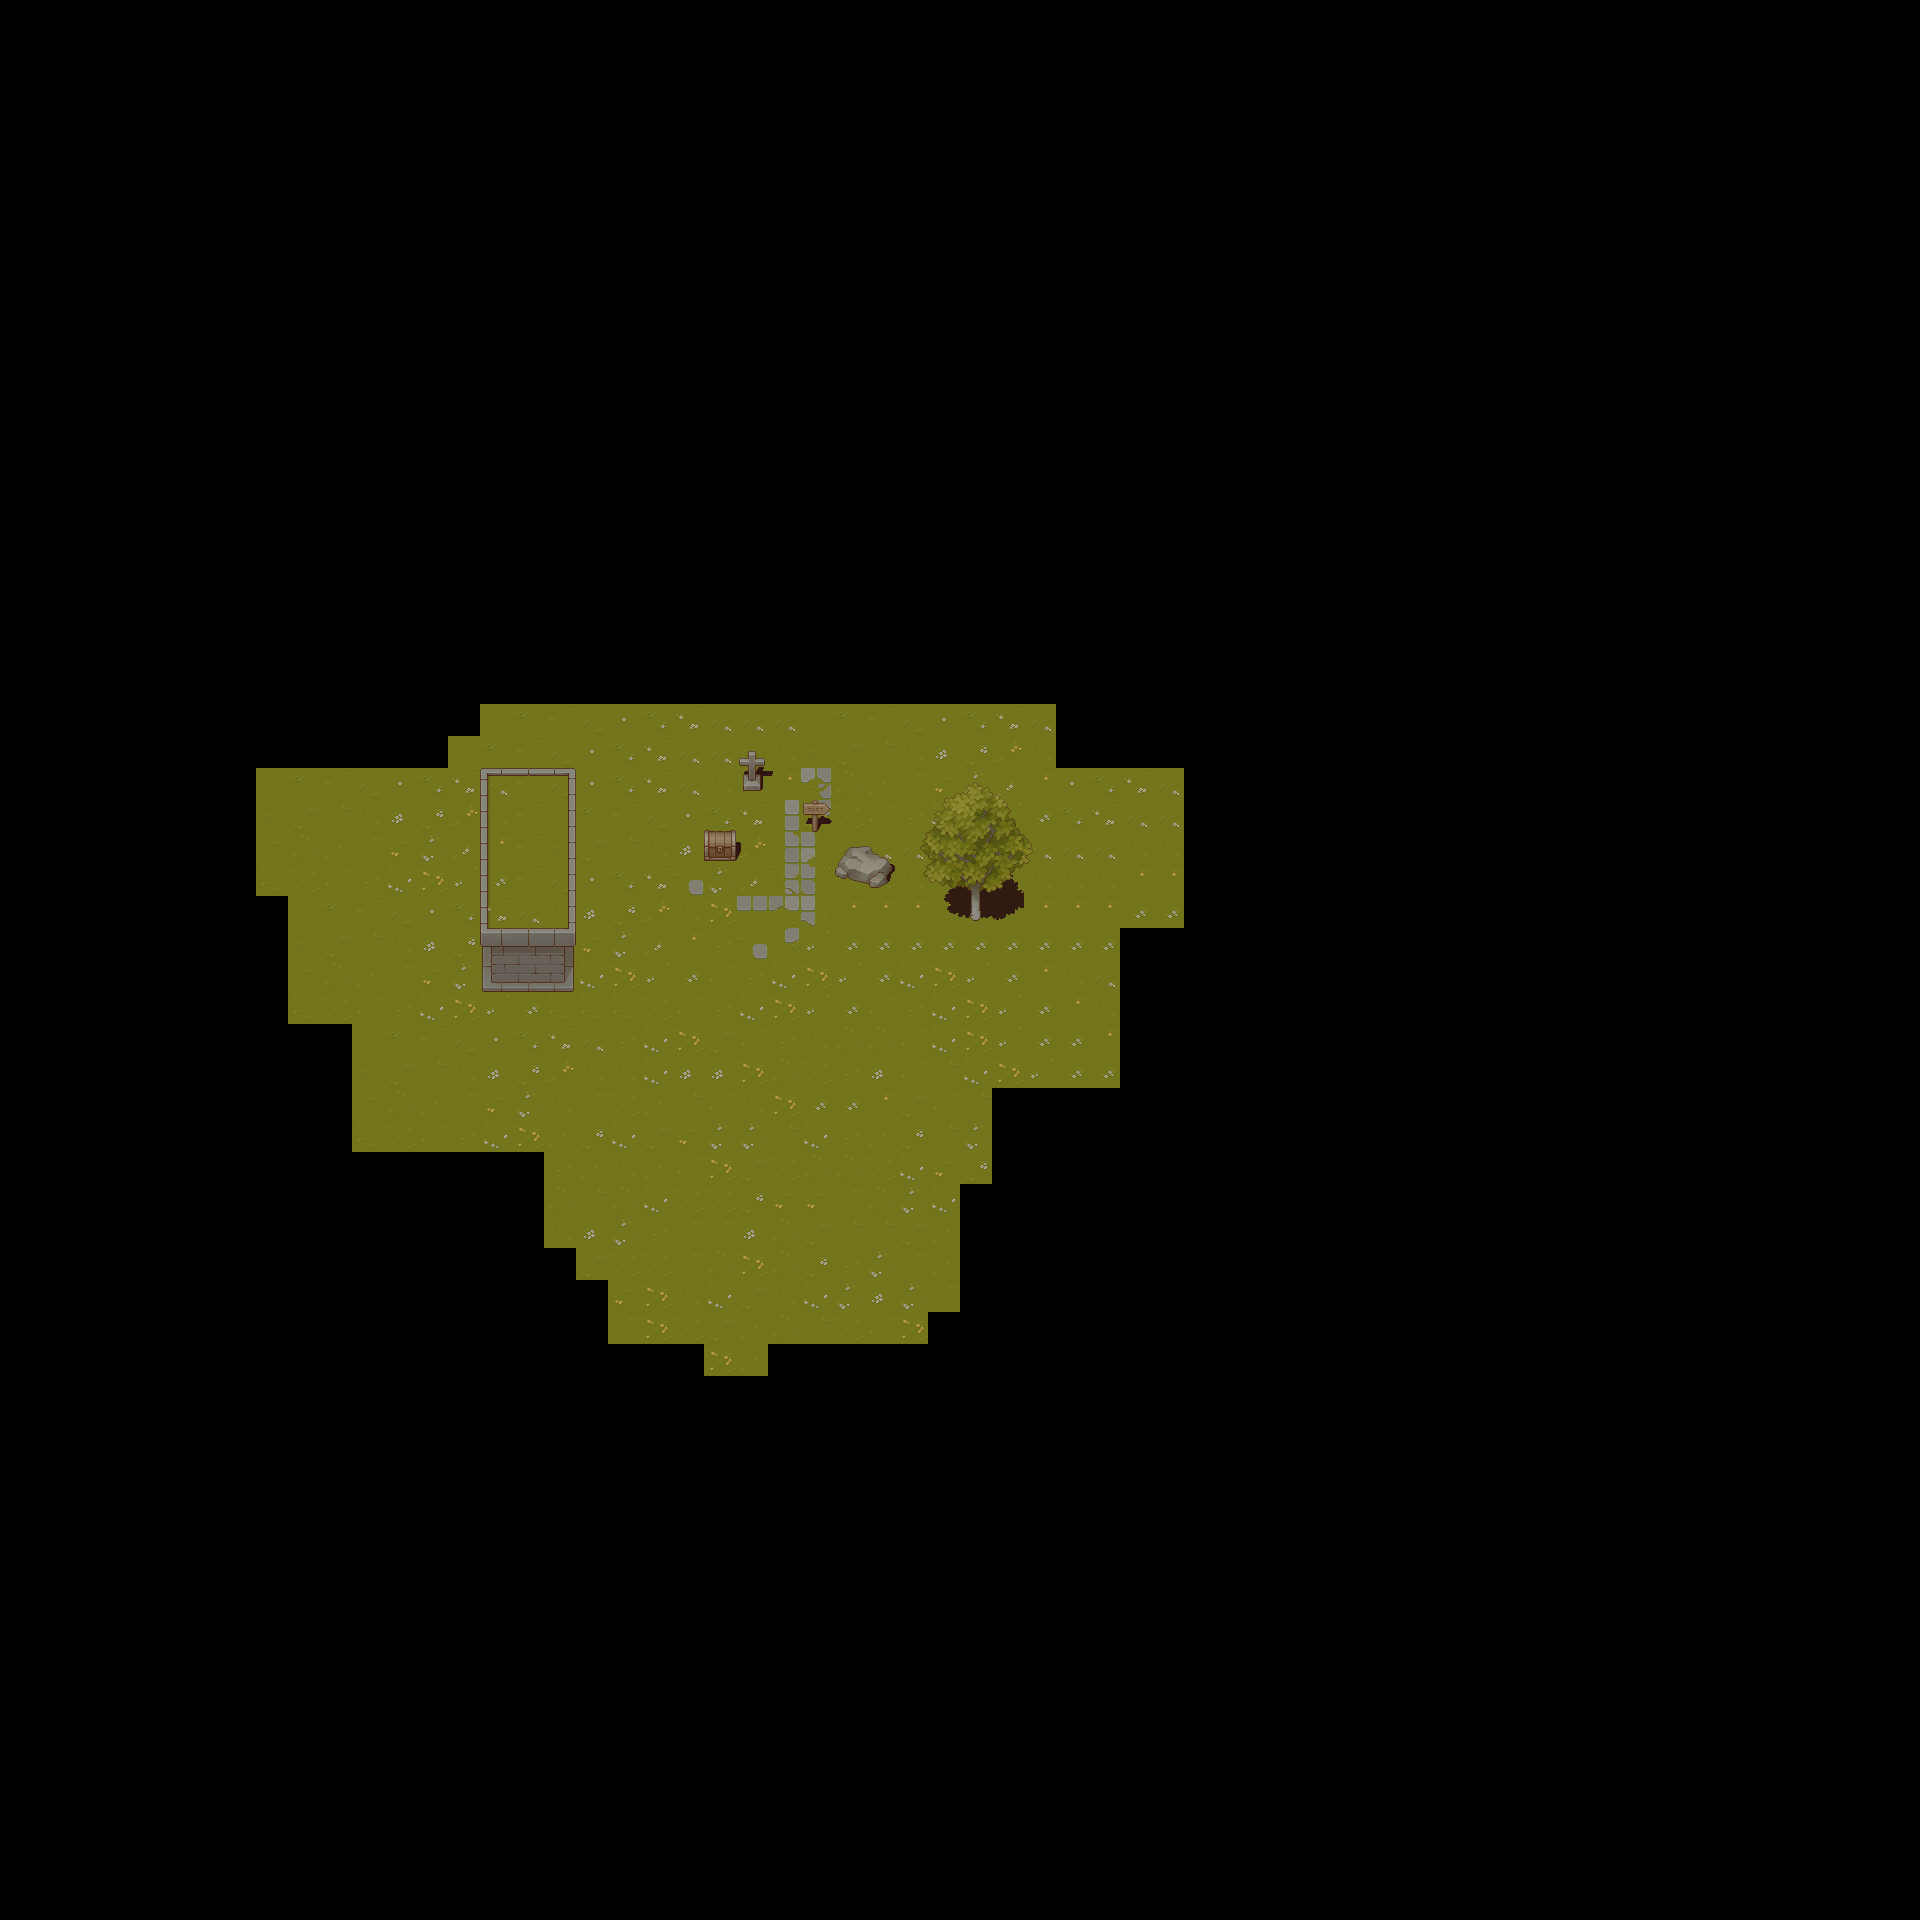

This is a level from a 2D game, rendered from its Tiled map with the project's own tilesets. A one-line summary and the map file follow, with tile-layer data summarised:
An orthogonal 60x60 tile map with 32x32 px tiles, 3 tile layers (GROUND, SHADOW, OBJECT), 9 tilesets.

<map version="1.10" tiledversion="1.11.0" orientation="orthogonal" renderorder="right-down" width="60" height="60" tilewidth="32" tileheight="32" infinite="0" nextlayerid="4" nextobjectid="1">
 <tileset firstgid="1" source="TX Plant.tsx" />
 <tileset firstgid="257" source="TX Struct.tsx" />
 <tileset firstgid="513" source="TX Tileset Grass.tsx" />
 <tileset firstgid="577" source="TX Shadow.tsx" />
 <tileset firstgid="833" source="TX Props.tsx" />
 <tileset firstgid="1089" source="TX Shadow.tsx" />
 <tileset firstgid="1345" source="TX Tileset Stone Ground.tsx" />
 <tileset firstgid="1409" source="TX Tileset Wall.tsx" />
 <tileset firstgid="1665" name="TX Shadow Plant" tilewidth="32" tileheight="32" tilecount="256" columns="16">
  <image source="TX Shadow Plant.png" width="512" height="512" />
 </tileset>
 <layer id="1" name="GROUND" width="60" height="60">
  <data>[3600 cells, 344 non-empty, 44 distinct tile ids]</data>
 </layer>
 <layer id="3" name="SHADOW" width="60" height="60">
  <data>[3600 cells, 170 non-empty, 60 distinct tile ids]</data>
 </layer>
 <layer id="2" name="OBJECT" width="60" height="60">
  <data>[3600 cells, 34 non-empty, 34 distinct tile ids]</data>
 </layer>
</map>
